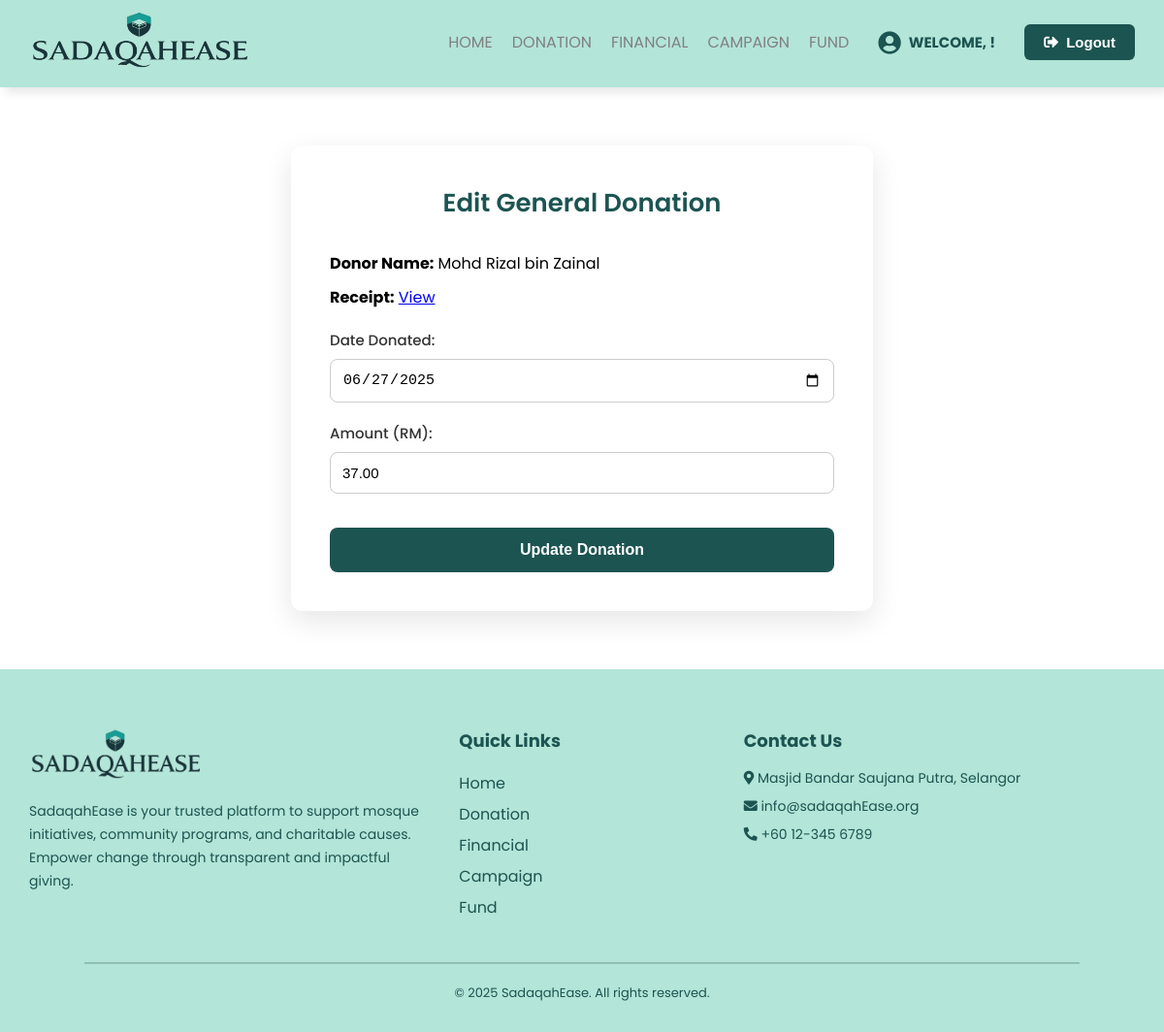
/edit-general-donation/DN532DCC/, run on the app's committed database.
### SadaqahEase/models.py (models this page shows, shortened)
class Donation(models.Model):
    DONATION_TYPE_CHOICES = [
        ('General', 'General Donation'),
        ('Campaign', 'Campaign Donation'),
    ]
    donationid = models.CharField(max_length=10, primary_key=True, editable=False)
    donorid = models.ForeignKey('Donor', on_delete=models.SET_NULL, null=True, blank=True)
    campaignid = models.ForeignKey('Campaign', on_delete=models.SET_NULL, null=True, blank=True)
    amount = models.DecimalField(max_digits=10, decimal_places=2)
    date_donated = models.DateField()
    receipt = models.ImageField(upload_to='donation_receipts/', null=True, blank=True)
    donation_type = models.CharField(max_length=10, choices=DONATION_TYPE_CHOICES, default='General')
    hidden_from_donor = models.BooleanField(default=False)

class Donor(models.Model):
    donorid = models.CharField(max_length=8, primary_key=True, editable=False)
    fullname = models.CharField(max_length=100)
    phone = models.CharField(max_length=15)
    email = models.EmailField()
    username = models.CharField(max_length=50, unique=True)
    password = models.CharField(max_length=100)
    gender = models.CharField(max_length=10, choices=[('Male', 'Male'), ('Female', 'Female')])
    dob = models.DateField()
    created_at = models.DateTimeField(default=timezone.now)

### SadaqahEase/views.py (the view, shortened to what this page needs)
# urls.py: path('edit-general-donation/<str:donationid>/', views.edit_general_donation, name='edit_general_donation'),
def edit_general_donation(request, donationid):
    donation = get_object_or_404(Donation, donationid=donationid, donation_type='General')
    treasurer_id = request.session.get('treasurer_id')
    treasurer = None
    if treasurer_id:
        from .models import Treasurer
        treasurer = Treasurer.objects.filter(treasurerid=treasurer_id).first()
    return render(request, 'editgeneral.html', {
        'donation': donation,
        'treasurer': treasurer
    })

### SadaqahEase/templates/editgeneral.html (shortened to what this page needs)
{% load static %}
<!DOCTYPE html>
<html lang="en">
<head>
  <link rel="stylesheet" href="https://cdnjs.cloudflare.com/ajax/libs/font-awesome/5.14.0/css/all.min.css">
</head>
<body>
<header>
  <div class="content flex_space">
    <div class="logo">
      <img src="{% static 'Sadaqahlogo.png' %}" alt="SadaqahEase Logo">
    </div>
    <div class="navbar">
      <ul id="menulist">
        <li><a href="{% url 'treasurer_mainpage' %}">Home</a></li>
        <li><a href="{% url 'record_donation_page' %}">Donation</a></li>
        <li><a href="{% url 'financial_page' %}">Financial</a></li>
        <li><a href="{% url 'manage_campaigns' %}">Campaign</a></li>
        <li><a href="{% url 'allocate_fund_page' %}">Fund</a></li>
        <li>
          <div class="welcome-message">
            <i class="fas fa-user-circle"></i>
            Welcome, {{ treasurer.name }}!
          </div>
        </li>
        <li>
          <form method="post" action="{% url 'logout' %}">
            <button type="submit" class="primary_btn">
              <i class="fas fa-sign-out-alt"></i> Logout
            </button>
          </form>
        </li>
      </ul>
    </div>
  </div>
</header>
<div class="edit-container">
    <h2>Edit General Donation</h2>
    {% if donation.donorid %}
  <p style="margin-bottom: 10px;"><strong>Donor Name:</strong> {{ donation.donorid.fullname|default:"Anonymous" }}</p>
{% else %}
  <p style="margin-bottom: 10px;"><strong>Donor Name:</strong> Anonymous</p>
{% endif %}
{% if donation.receipt %}
  <p style="margin-bottom: 20px;"><strong>Receipt:</strong> <a href="{{ donation.receipt.url }}" target="_blank">View</a></p>
{% else %}
  <p style="margin-bottom: 20px; color: grey;">No receipt uploaded</p>
{% endif %}
    <form method="POST">
      <label for="date_donated">Date Donated:</label>
      <input type="date" name="date_donated" value="{{ donation.date_donated|date:'Y-m-d' }}" required>
      <label for="amount">Amount (RM):</label>
      <input type="number" name="amount" step="0.01" value="{{ donation.amount }}" required>
      <button type="submit">Update Donation</button>
    </form>
  </div>
<footer  id="contact-section" style="background: rgb(179, 229, 216); color: #1c5451; padding: 60px 30px 30px;">
  <div style="display: flex; flex-wrap: wrap; justify-content: space-between; align-items: flex-start; gap: 40px; max-width: 1200px; margin: auto;">
    <div style="flex: 1 1 300px;">
      <img src="{% static 'Sadaqahlogo.png' %}" alt="SadaqahEase Logo" style="width: 180px; margin-bottom: 15px;">
      <p style="line-height: 1.7; font-size: 14px; color: #1c5451;">
        SadaqahEase is your trusted platform to support mosque initiatives, community programs, and charitable causes.
        Empower change through transparent and impactful giving.
      </p>
    </div>
    <div style="flex: 1 1 150px;">
      <h3 style="margin-bottom: 15px; font-size: 18px; color: #1c5451;">Quick Links</h3>
      <ul style="list-style: none; padding: 0; line-height: 2;">
        <li><a href="{% url 'treasurer_mainpage' %}"style="color: #1c5451; text-decoration: none;">Home</a></li>
        <li><a href="{% url 'record_donation_page' %}"style="color: #1c5451; text-decoration: none;">Donation</a></li>
        <li><a href="{% url 'financial_page' %}"style="color: #1c5451; text-decoration: none;">Financial</a></li>
        <li><a href="{% url 'manage_campaigns' %}"style="color: #1c5451; text-decoration: none;">Campaign</a></li>
        <li><a href="{% url 'allocate_fund_page' %}"style="color: #1c5451; text-decoration: none;">Fund</a></li>
      </ul>
    </div>
    <div style="flex: 1 1 300px;">
      <h3 style="margin-bottom: 15px; font-size: 18px; color: #1c5451;">Contact Us</h3>
      <p style="font-size: 14px; margin-bottom: 8px;"><i class="fas fa-map-marker-alt"></i> Masjid Bandar Saujana Putra, Selangor</p>
      <p style="font-size: 14px; margin-bottom: 8px;"><i class="fas fa-envelope"></i> info@sadaqahEase.org</p>
      <p style="font-size: 14px;"><i class="fas fa-phone-alt"></i> +60 12-345 6789</p>
    </div>
  </div>
  <hr style="margin: 40px auto 20px; border-color: rgba(28, 84, 81, 0.2); width: 90%;">
  <p style="text-align: center; font-size: 13px; color: #1c5451;">&copy; 2025 SadaqahEase. All rights reserved.</p>
</footer>
</body>
</html>

### SadaqahEase/templates/editgeneral.html (style rules this page uses)
* { padding: 0; margin: 0; box-sizing: border-box; }
body { font-family: "Poppins", sans-serif; background-color: #fff; }
header a { text-decoration: none; }
li { list-style: none; }
.flex_space { display: flex; justify-content: space-between; align-items: center; }
button { border: none; background: none; transition: 0.5s; cursor: pointer; }
.primary_btn { padding: 10px 20px; background: #1c5451; font-weight: bold; color: white; border-radius: 6px; display: flex; align-items: center; justify-content: center; font-size: 15px; gap: 8px; }
.welcome-message { display: flex; align-items: center; gap: 8px; color: #1c5451; font-weight: bold; font-size: 15px; padding: 10px; }
.welcome-message i { font-size: 24px; transition: transform 0.3s ease, color 0.3s ease; }
header { height: 90px; padding: 0 20px; position: sticky; top: 0; z-index: 1000; background: rgb(179, 229, 216); box-shadow: 5px 5px 10px rgba(0, 0, 0, 0.1); }
header img { padding: 10px; width: 250px; height: 80px; }
header ul { display: flex; align-items: center; }
header ul li { margin: 0 10px; text-transform: uppercase; }
header ul li a { color: grey; transition: 0.3s; }
.edit-container { max-width: 600px; margin: 60px auto; background: #ffffff; padding: 40px; border-radius: 12px; box-shadow: 0 10px 30px rgba(0, 0, 0, 0.1); }
.edit-container h2 { margin-bottom: 30px; color: #1c5451; font-size: 26px; text-align: center; font-weight: 600; }
.edit-container label { display: block; margin-top: 20px; font-weight: 500; font-size: 15px; color: #333; }
.edit-container input { width: 100%; padding: 12px; margin-top: 8px; border: 1px solid #ccc; border-radius: 8px; font-size: 15px; }
.edit-container button { margin-top: 35px; width: 100%; background-color: #1c5451; color: white; padding: 14px 0; border: none; border-radius: 8px; font-size: 16px; font-weight: bold; transition: background-color 0.3s ease; }

### data on the page
Donation: donorid.fullname "Mohd Rizal bin Zainal", date_donated "06/27/2025", amount "37.00"
